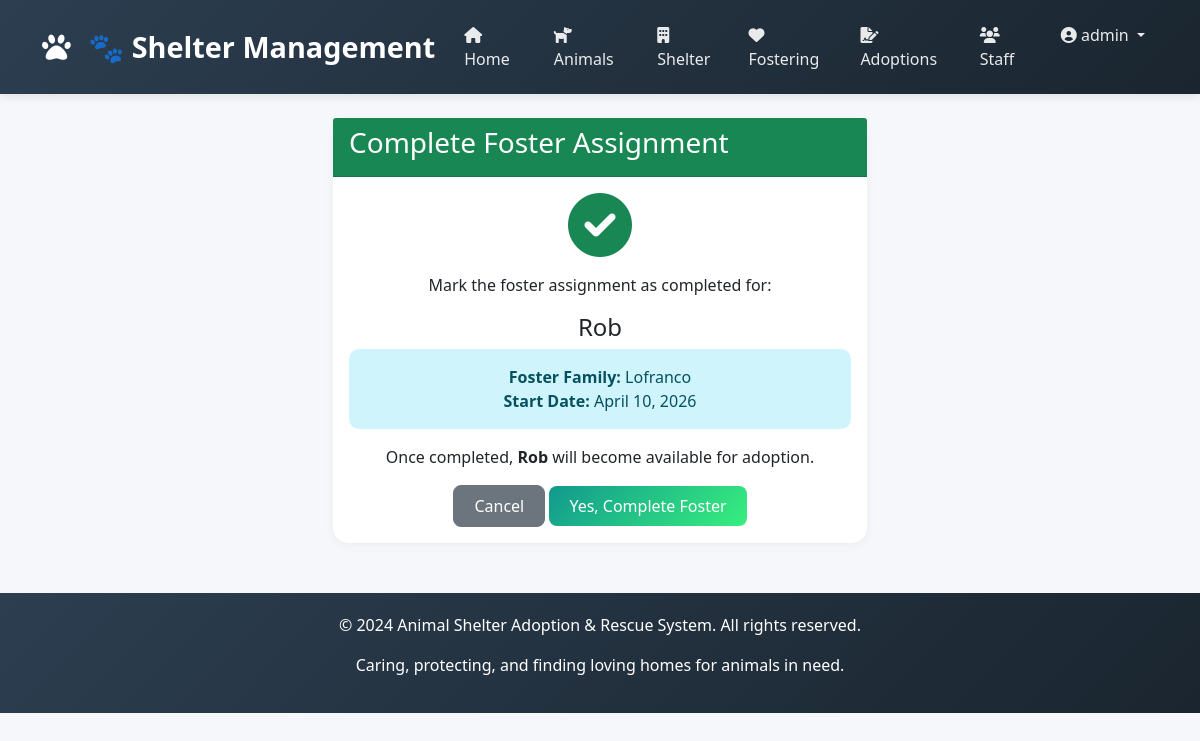
The app's page /fostering/end/1/ (signed in) with its own data.
### apps/accounts/models.py (models this page shows, shortened)
class Staff(AbstractUser):
    ROLE_CHOICES = [
        ('Admin', 'Admin'),
        ('Manager', 'Manager'),
        ('Vet', 'Veterinarian'),
        ('Staff', 'Staff'),
        ('Volunteer', 'Volunteer'),
    ]
    staff_id = models.AutoField(primary_key=True)
    first_name = models.CharField(max_length=100)
    last_name = models.CharField(max_length=100)
    role = models.CharField(max_length=20, choices=ROLE_CHOICES, default='Staff')
    phone = models.CharField(max_length=20, blank=True, null=True)
    email = models.EmailField(unique=True)
    username = models.CharField(max_length=100, unique=True)
    status = models.BooleanField(default=True)
    date_joined = models.DateTimeField(default=timezone.now)
    last_login = models.DateTimeField(null=True, blank=True)
    USERNAME_FIELD = 'username'
    REQUIRED_FIELDS = ['email', 'first_name', 'last_name']
    class Meta:
        db_table = 'staff'

### apps/fostering/models.py (models this page shows, shortened)
class FosterAssignment(models.Model):
    STATUS_CHOICES = [
        ('Active', 'Active'),
        ('Completed', 'Completed'),
        ('Cancelled', 'Cancelled'),
    ]
    foster_id = models.AutoField(primary_key=True)
    pet = models.ForeignKey(Pet, on_delete=models.CASCADE, related_name='foster_assignments')
    foster_name = models.CharField(max_length=200)
    foster_phone = models.CharField(max_length=20)
    foster_address = models.TextField()
    start_date = models.DateField()
    end_date = models.DateField(null=True, blank=True)
    status = models.CharField(max_length=20, choices=STATUS_CHOICES, default='Active')
    class Meta:
        db_table = 'foster_assignments'

### apps/animals/models.py (models this page shows, shortened)
class Pet(models.Model):
    SPECIES_CHOICES = [
        ('Dog', 'Dog'), ('Cat', 'Cat'), ('Bird', 'Bird'),
        ('Rabbit', 'Rabbit'), ('Other', 'Other')
    ]
    SEX_CHOICES = [('M', 'Male'), ('F', 'Female')]
    SIZE_CHOICES = [('Small', 'Small'), ('Medium', 'Medium'), ('Large', 'Large')]
    STATUS_CHOICES = [
        ('Available', 'Available'), ('Pending', 'Pending'), ('Adopted', 'Adopted')
    ]
    pet_id = models.AutoField(primary_key=True)
    name = models.CharField(max_length=100)
    species = models.CharField(max_length=50, choices=SPECIES_CHOICES)
    breed = models.CharField(max_length=100, blank=True, null=True)
    age = models.IntegerField(validators=[MinValueValidator(0)], help_text="Age in months")
    sex = models.CharField(max_length=1, choices=SEX_CHOICES)
    size = models.CharField(max_length=10, choices=SIZE_CHOICES)
    color = models.CharField(max_length=50)
    vaccination_status = models.BooleanField(default=False)
    spay_neuter_status = models.BooleanField(default=False)
    medical_notes = models.TextField(blank=True, null=True)
    intake_date = models.DateField(auto_now_add=True)
    status = models.CharField(max_length=20, choices=STATUS_CHOICES, default='Available')
    class Meta:
        db_table = 'pets'

### apps/fostering/views.py (the view, shortened to what this page needs)
# urls.py: path('end/<int:pk>/', views.foster_end, name='foster_end'),
@login_required
def foster_end(request, pk):
    foster = get_object_or_404(FosterAssignment, foster_id=pk)
    return render(request, 'fostering/foster_end.html', {'foster': foster})

### templates/fostering/foster_end.html (shortened to what this page needs)
{% extends 'base.html' %}
{% block content %}
<div class="container">
    <div class="row justify-content-center">
        <div class="col-md-6">
            <div class="card">
                <div class="card-header bg-success text-white">
                    <h3>Complete Foster Assignment</h3>
                </div>
                <div class="card-body text-center">
                    <i class="fas fa-check-circle fa-4x text-success mb-3"></i>
                    <p>Mark the foster assignment as completed for:</p>
                    <h4>{{ foster.pet.name }}</h4>
                    <div class="alert alert-info">
                        <strong>Foster Family:</strong> {{ foster.foster_name }}<br>
                        <strong>Start Date:</strong> {{ foster.start_date }}
                    </div>
                    <p>Once completed, <strong>{{ foster.pet.name }}</strong> will become available for adoption.</p>
                    <form method="post">
                        <div class="mt-3">
                            <a href="{% url 'foster_list' %}" class="btn btn-secondary">Cancel</a>
                            <button type="submit" class="btn btn-success">Yes, Complete Foster</button>
                        </div>
                    </form>
                </div>
            </div>
        </div>
    </div>
</div>
{% endblock %}

### templates/base.html (shortened to what this page needs)
<!DOCTYPE html>
<html lang="en">
<head>
    <link href="https://cdn.jsdelivr.net/npm/bootstrap@5.1.3/dist/css/bootstrap.min.css" rel="stylesheet">
    <link rel="stylesheet" href="https://cdnjs.cloudflare.com/ajax/libs/font-awesome/6.0.0/css/all.min.css">
</head>
<body>
    <nav class="navbar navbar-expand-lg navbar-dark">
        <div class="container">
            <a class="navbar-brand" href="{% url 'index' %}">
                <i class="fas fa-paw"></i> 🐾 Shelter Management
            </a>
            <div class="collapse navbar-collapse" id="navbarNav">
                <ul class="navbar-nav ms-auto">
                    <li class="nav-item">
                        <a class="nav-link" href="{% url 'index' %}">
                            <i class="fas fa-home"></i> Home
                        </a>
                    </li>
                    <li class="nav-item">
                        <a class="nav-link" href="{% url 'pet_list' %}">
                            <i class="fas fa-dog"></i> Animals
                        </a>
                    </li>
                    <li class="nav-item">
                        <a class="nav-link" href="{% url 'shelter_list' %}">
                            <i class="fas fa-building"></i> Shelter
                        </a>
                    </li>
                    <li class="nav-item">
                        <a class="nav-link" href="{% url 'foster_list' %}">
                            <i class="fas fa-heart"></i> Fostering
                        </a>
                    </li>
                    <li class="nav-item">
                        <a class="nav-link" href="{% url 'adoption_list' %}">
                            <i class="fas fa-file-signature"></i> Adoptions
                        </a>
                    </li>
                    <li class="nav-item">
                        <a class="nav-link" href="{% url 'staff_list' %}">
                            <i class="fas fa-users"></i> Staff
                        </a>
                    </li>
                    {% if user.is_authenticated %}
                        <li class="nav-item dropdown">
                            <a class="nav-link dropdown-toggle" href="#" id="userDropdown" role="button" data-bs-toggle="dropdown">
                                <i class="fas fa-user-circle"></i> {{ user.username }}
                            </a>
                        </li>
                    {% endif %}
                </ul>
            </div>
        </div>
    </nav>
    <div class="container mt-4">
        {% block content %}
        {% endblock %}
    </div>
    <footer>
        <div class="container">
            <p>&copy; 2024 Animal Shelter Adoption & Rescue System. All rights reserved.</p>
            <p>Caring, protecting, and finding loving homes for animals in need.</p>
        </div>
    </footer>
</body>
</html>

### templates/base.html (style rules this page uses)
* { margin: 0; padding: 0; box-sizing: border-box; }
body { font-family: 'Segoe UI', Tahoma, Geneva, Verdana, sans-serif; background-color: #f5f7fb; }
.navbar { background: linear-gradient(135deg, #2c3e50 0%, #1a252f 100%); box-shadow: 0 2px 10px rgba(0,0,0,0.1); padding: 15px 0; }
.navbar-brand { font-size: 1.8rem; font-weight: bold; color: #fff !important; }
.navbar-brand i { margin-right: 10px; }
.nav-link { color: rgba(255,255,255,0.9) !important; font-weight: 500; margin: 0 5px; transition: all 0.3s; }
.card { border: none; border-radius: 15px; box-shadow: 0 2px 10px rgba(0,0,0,0.05); transition: transform 0.3s, box-shadow 0.3s; }
.btn { border-radius: 8px; padding: 8px 20px; font-weight: 500; transition: all 0.3s; }
.btn-success { background: linear-gradient(135deg, #11998e 0%, #38ef7d 100%); border: none; }
.alert { border-radius: 10px; border: none; }
footer { background: linear-gradient(135deg, #2c3e50 0%, #1a252f 100%); color: white; padding: 20px; text-align: center; margin-top: 50px; }

### records on screen
Staff: username "admin"
FosterAssignment: pet.name "Rob", foster_name "Lofranco", start_date "April 10, 2026"
